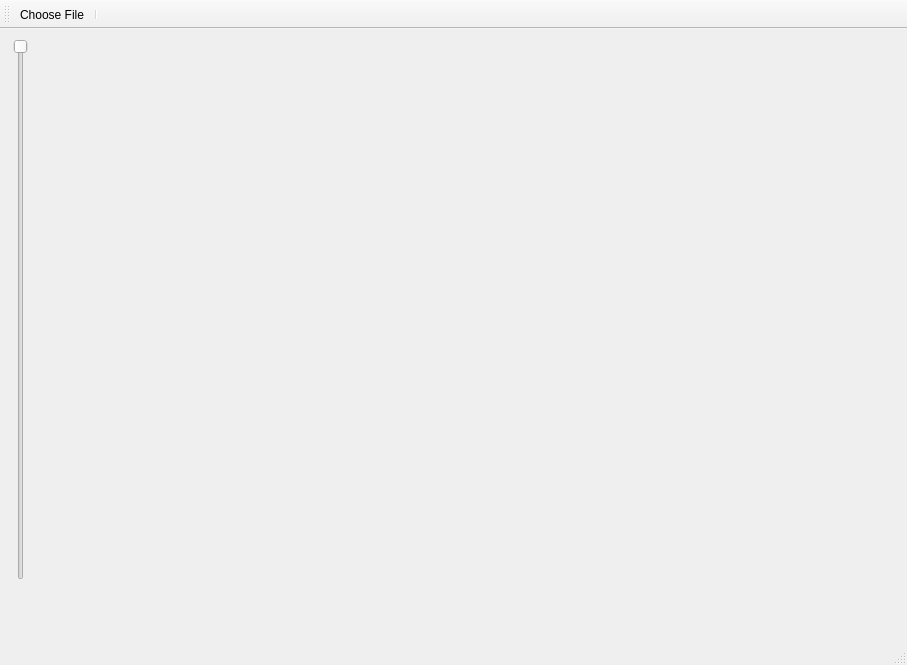
<?xml version="1.0" encoding="UTF-8"?>
<ui version="4.0">
 <class>MainWindow</class>
 <widget class="QMainWindow" name="MainWindow">
  <property name="geometry">
   <rect>
    <x>0</x>
    <y>0</y>
    <width>907</width>
    <height>665</height>
   </rect>
  </property>
  <property name="windowTitle">
   <string>MainWindow</string>
  </property>
  <widget class="QWidget" name="centralWidget">
   <widget class="MyLabel" name="firstImage">
    <property name="geometry">
     <rect>
      <x>40</x>
      <y>10</y>
      <width>401</width>
      <height>541</height>
     </rect>
    </property>
    <property name="mouseTracking">
     <bool>true</bool>
    </property>
    <property name="styleSheet">
     <string notr="true"/>
    </property>
    <property name="frameShape">
     <enum>QFrame::NoFrame</enum>
    </property>
    <property name="frameShadow">
     <enum>QFrame::Plain</enum>
    </property>
    <property name="text">
     <string/>
    </property>
   </widget>
   <widget class="QLabel" name="secondImage">
    <property name="geometry">
     <rect>
      <x>480</x>
      <y>10</y>
      <width>401</width>
      <height>541</height>
     </rect>
    </property>
    <property name="styleSheet">
     <string notr="true"/>
    </property>
    <property name="text">
     <string/>
    </property>
   </widget>
   <widget class="QSlider" name="reduceColorsSlider">
    <property name="geometry">
     <rect>
      <x>10</x>
      <y>10</y>
      <width>21</width>
      <height>541</height>
     </rect>
    </property>
    <property name="maximum">
     <number>200</number>
    </property>
    <property name="sliderPosition">
     <number>0</number>
    </property>
    <property name="orientation">
     <enum>Qt::Vertical</enum>
    </property>
    <property name="invertedAppearance">
     <bool>true</bool>
    </property>
   </widget>
   <widget class="QLabel" name="label">
    <property name="geometry">
     <rect>
      <x>10</x>
      <y>570</y>
      <width>41</width>
      <height>21</height>
     </rect>
    </property>
    <property name="styleSheet">
     <string notr="true">font: 12pt &quot;Comic Sans MS&quot;;</string>
    </property>
    <property name="text">
     <string/>
    </property>
   </widget>
  </widget>
  <widget class="QMenuBar" name="menuBar">
   <property name="geometry">
    <rect>
     <x>0</x>
     <y>0</y>
     <width>907</width>
     <height>21</height>
    </rect>
   </property>
  </widget>
  <widget class="QToolBar" name="mainToolBar">
   <attribute name="toolBarArea">
    <enum>TopToolBarArea</enum>
   </attribute>
   <attribute name="toolBarBreak">
    <bool>false</bool>
   </attribute>
   <addaction name="chooseFileBtn"/>
   <addaction name="separator"/>
  </widget>
  <widget class="QStatusBar" name="statusBar"/>
  <action name="chooseFileBtn">
   <property name="icon">
    <iconset resource="resources.qrc">
     <normaloff>:/images/icons/folder.png</normaloff>:/images/icons/folder.png</iconset>
   </property>
   <property name="text">
    <string>Choose File</string>
   </property>
   <property name="toolTip">
    <string>Choose File</string>
   </property>
  </action>
 </widget>
 <layoutdefault spacing="6" margin="11"/>
 <customwidgets>
  <customwidget>
   <class>MyLabel</class>
   <extends>QLabel</extends>
   <header location="global">mylabel.h</header>
  </customwidget>
 </customwidgets>
 <resources>
  <include location="resources.qrc"/>
 </resources>
 <connections>
  <connection>
   <sender>reduceColorsSlider</sender>
   <signal>valueChanged(int)</signal>
   <receiver>label</receiver>
   <slot>setNum(int)</slot>
   <hints>
    <hint type="sourcelabel">
     <x>474</x>
     <y>129</y>
    </hint>
    <hint type="destinationlabel">
     <x>469</x>
     <y>83</y>
    </hint>
   </hints>
  </connection>
 </connections>
</ui>
